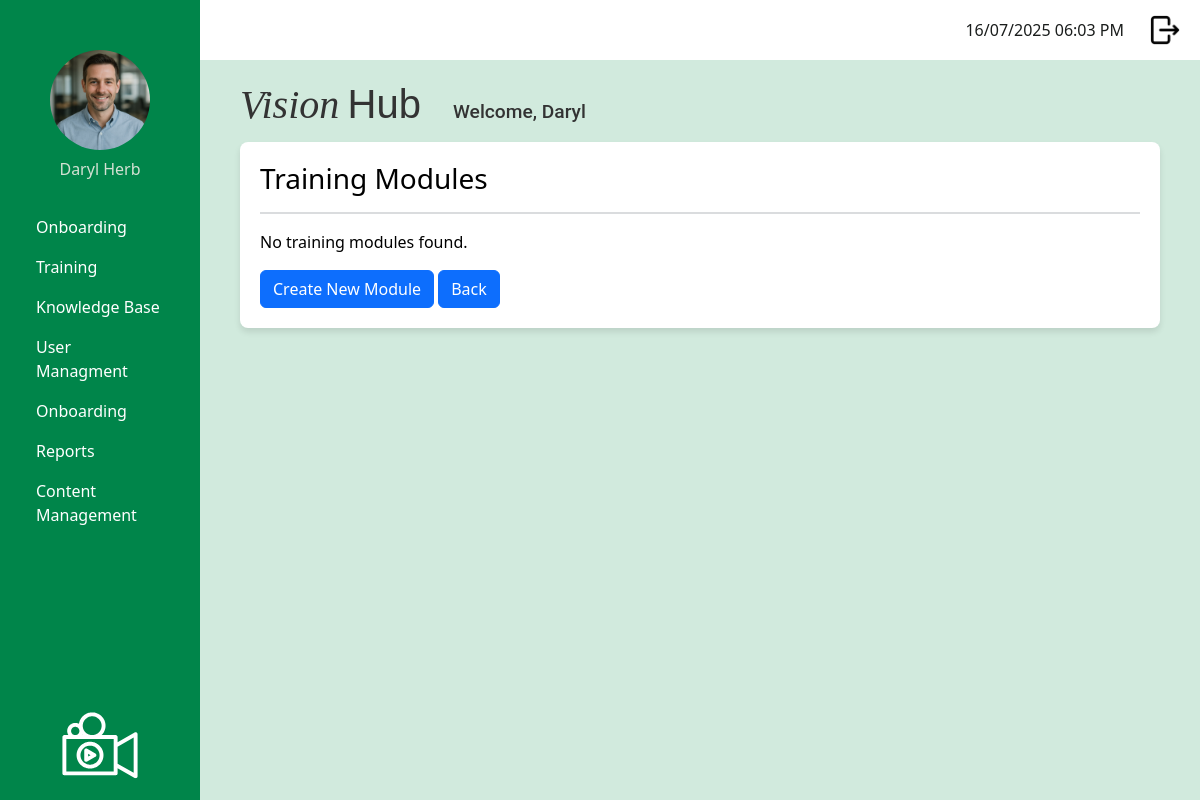
/admin/manage_training_modules (signed in), run on an earlier commit of the app's database.
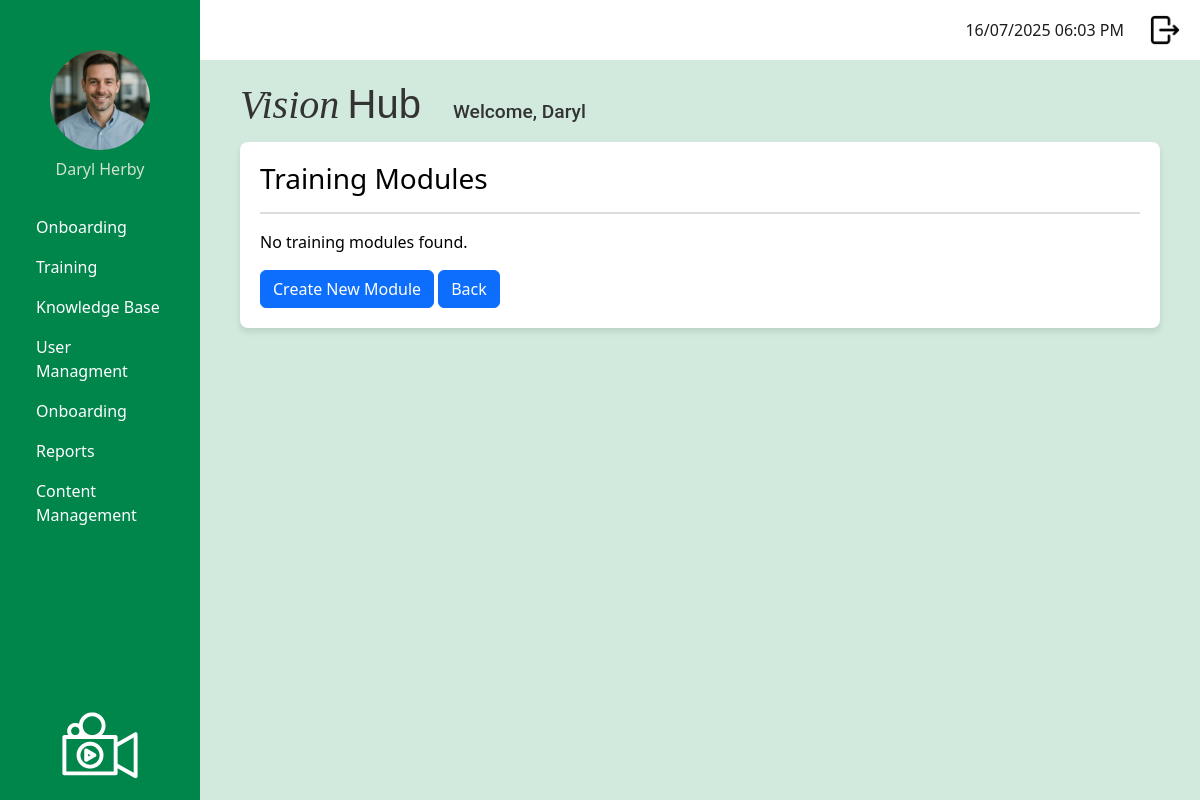
And on a later commit of the database.
### app/models.py (models this page shows, shortened)
class User(UserMixin, db.Model):
    __tablename__ = 'user'
    id: so.Mapped[int] = so.mapped_column(primary_key=True)
    username: so.Mapped[str] = so.mapped_column(sa.String(120), index=True, unique=True)
    first_name: so.Mapped[str] = so.mapped_column(sa.String(50), index=True)
    surname: so.Mapped[str] = so.mapped_column(sa.String(50), index=True)
    job_title: so.Mapped[str] = so.mapped_column(sa.String(50), index=True)
    password_hash: so.Mapped[str] = so.mapped_column(sa.String(256))
    is_onboarding: so.Mapped[bool] = so.mapped_column(default=False) # Default: Not onboarding
    dateStarted: so.Mapped[datetime] = so.mapped_column(index=True, default=lambda: datetime.now(timezone.utc))
    google_email: so.Mapped[Optional[str]] = so.mapped_column(sa.String(120), unique=True, nullable=True)
    profile_photo: so.Mapped[Optional[str]] = so.mapped_column(sa.String(120), nullable=True, default='profileDefault.png')
    manager_id: so.Mapped[Optional[int]] = so.mapped_column(sa.ForeignKey('user.id'), nullable=True)
    manager: so.Mapped[Optional['User']] = so.relationship('User', remote_side=[id], back_populates='manages')
    manages: so.Mapped[List['User']] = so.relationship('User', back_populates='manager')
    role_id: so.Mapped[int] = so.mapped_column(sa.ForeignKey('role.id'))
    role: so.Mapped['Role'] = so.relationship('Role', back_populates='users')
    department_id: so.Mapped[int] = so.mapped_column(sa.ForeignKey('department.id'))
    department: so.Mapped['Department'] = so.relationship('Department', back_populates='users')
    module_progress: so.Mapped[List['UserModuleProgress']] = so.relationship('UserModuleProgress', back_populates='user')
    onboarding_path_id: so.Mapped[int] = so.mapped_column(sa.ForeignKey('onboarding_path.id'), nullable=True)
    onboarding_path: so.Mapped['OnboardingPath'] = so.relationship('OnboardingPath')

### app/admin/routes.py (the view)
@app.route('/admin/manage_training_modules', methods=['GET'])
@login_required
def manage_training_modules():
    if current_user.role.role_name != "admin":
        return redirect(url_for('logout'))
    modules = TrainingModule.query.all()
    return render_template(
        'admin/manage_training_modules.html',
        title='Manage Training Modules',
        modules=modules
    )

### app/models.py (called while the page is built)
@login.user_loader
def load_user(id):
    return db.session.get(User, int(id))

### app/templates/admin/manage_training_modules.html
{% extends "base.html" %}
{% block content %}
<div class="page-container">
    <div class="header">
        <h3 class="mb-3">Training Modules</h3>
        <hr class="border border-secondary">
    </div>
    {% if modules %}
    <table class="table table-striped">
        <thead>
            <tr>
                <th>Title</th>
                <th></th>
            </tr>
    </thead>
    <tbody>
        {% for module in modules %}
        <tr>
            <td>{{ module.module_title }}</td>
            <td>
                <a href="{{ url_for('details_training_module', module_id=module.id) }}" class="btn btn-sm btn-outline-success">
                    View Details</a>
            </td>
        </tr>
        {% endfor %}
    </tbody>
</table>
{% else %}
<p>No training modules found.</p>
{% endif %}
<a href="{{ url_for('create_training_module') }}" class="btn btn-primary">Create New Module</a>
<a href="{{ url_for('admin_dashboard') }}" class="btn btn-primary">Back</a>
{% endblock %}

### app/templates/base.html (shortened to what this page needs)
<!doctype html>
<html>
    <head>
            <link
            href="{{ url_for('static', filename='css/bootstrap.min.css') }}"
            rel="stylesheet"/>
            <link href="{{ url_for('static', filename='css/stylesheet.css') }}" rel="stylesheet"/>
        </head>
    <body>
         <div class="sidebar">
            <div class="profile-container">
                <form id="photoForm"
                    action="{{ url_for('update_profile_photo') }}"
                    method="POST"
                    enctype="multipart/form-data"
                    style="display:inline;">
                <img src="{{ url_for('static',
                                    filename='images/profilePhoto/'
                                        ~ (current_user.profile_photo or 'profileDefault.png')) }}"
                    id="profilePicture"
                    class="profilePicture"
                    alt="Click to change photo"
                    style="cursor:pointer; width:100px; height:100px;
                            object-fit:cover; border-radius:50%;">
                </form>
                <h5 class="profile-photo-text">{{ current_user.first_name|title }} {{ current_user.surname|title }}</h5>
            </div>
            <nav class="nav flex-column sideNavLink-container">
                {% if current_user.role.role_name == 'admin' %}
                    <a class="nav-link" href="#">Onboarding</a>
                    <a class="nav-link" href="{{ url_for('manage_training_modules') }}">Training</a>
                    <a class="nav-link" href="#">Knowledge Base</a>
                    <a class="nav-link" href="{{ url_for('manage_users') }}">User Managment</a>
                    <a class="nav-link" href="#">Onboarding</a>
                    <a class="nav-link" href="#">Reports</a>
                    <a class="nav-link" href="#">Content Management</a>
                    {% elif current_user.role.role_name == 'manager' %}
                    <a class="nav-link" href="#">Onboarding</a>
                    <a class="nav-link" href="#">Training</a>
                    <a class="nav-link" href="#">Reports</a>
                    {% elif current_user.role.role_name == 'staff' %}
                    <a class="nav-link" href="#">Onboarding</a>
                    <a class="nav-link" href="{{ url_for('training_dashboard') }}">Training</a>
                {% endif %}
            </nav>
            <img src="{{ url_for('static', filename='images/logoImageWhite.svg') }}" class="sidebarLogo">
        </div>
         <div class="top-bar">
            <div class="d-flex align-items-center">
                <span class="me-3" id="clock"></span>
                <a href="{{ url_for('logout') }}" class="logout-link">
                    <img src="{{ url_for('static', filename='images/logout.png') }}" class="logout-image">
                </a>
            </div>
        </div>
        <div class="logo-name-container">
            <h2 class="logo-text">
                <span class="logo-vision">Vision</span>
                <span class="logo-hub">Hub</span>
            </h2>
            <h3 class="welcome-text">Welcome, {{ current_user.first_name|title }}</h3>
        </div>
        <div class="content">
            {% block content %}
            {% endblock %}
        </div>
    </body>
</html>

What changed in the data, as far as the page shows it:
changed User "Daryl": surname "Herb" → "Herby"
